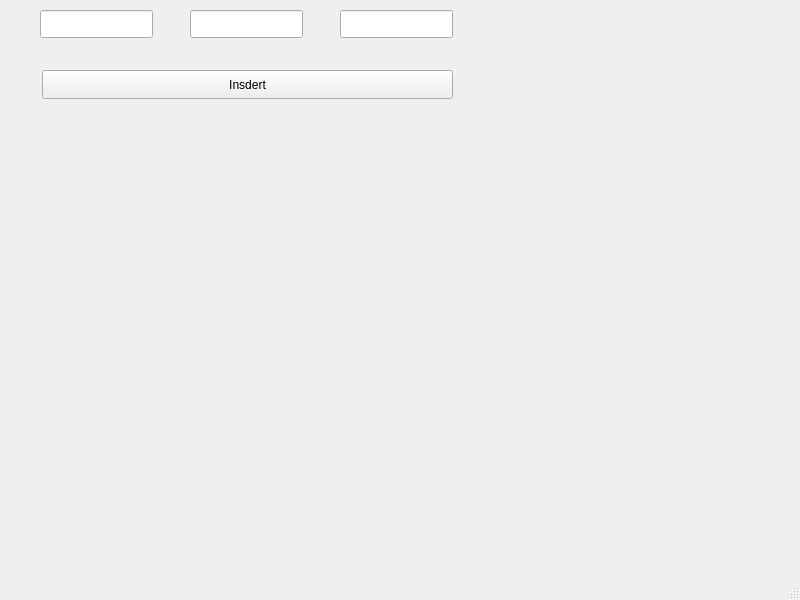
<?xml version="1.0" encoding="UTF-8"?>
<ui version="4.0">
 <class>MainWindow</class>
 <widget class="QMainWindow" name="MainWindow">
  <property name="geometry">
   <rect>
    <x>0</x>
    <y>0</y>
    <width>800</width>
    <height>600</height>
   </rect>
  </property>
  <property name="windowTitle">
   <string>MainWindow</string>
  </property>
  <widget class="QWidget" name="centralwidget">
   <widget class="QLineEdit" name="lineEdit">
    <property name="geometry">
     <rect>
      <x>40</x>
      <y>10</y>
      <width>113</width>
      <height>28</height>
     </rect>
    </property>
   </widget>
   <widget class="QLineEdit" name="lineEdit_2">
    <property name="geometry">
     <rect>
      <x>190</x>
      <y>10</y>
      <width>113</width>
      <height>28</height>
     </rect>
    </property>
   </widget>
   <widget class="QLineEdit" name="lineEdit_3">
    <property name="geometry">
     <rect>
      <x>340</x>
      <y>10</y>
      <width>113</width>
      <height>28</height>
     </rect>
    </property>
   </widget>
   <widget class="QPushButton" name="insertBtn">
    <property name="geometry">
     <rect>
      <x>42</x>
      <y>70</y>
      <width>411</width>
      <height>29</height>
     </rect>
    </property>
    <property name="text">
     <string>Insdert</string>
    </property>
   </widget>
  </widget>
  <widget class="QMenuBar" name="menubar">
   <property name="geometry">
    <rect>
     <x>0</x>
     <y>0</y>
     <width>800</width>
     <height>25</height>
    </rect>
   </property>
  </widget>
  <widget class="QStatusBar" name="statusbar"/>
 </widget>
 <resources/>
 <connections/>
</ui>
